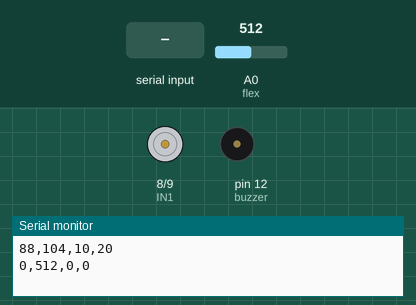
Simulated run of this sketch. Board: Arduino Uno, built with avr-gcc and run on an emulated ATmega328P. Shown: motor-driver pin pairs drawn as motors (green arrow = first pin HIGH = forward, orange = second pin HIGH = backward, longer = more drive, scaled by the enable pin), buzzer (waves = sounding, pin HIGH), the last lines printed to the serial monitor. Inputs (shaded band) come from the test bench; at power-on: A0 (flex) = 512.

Above: at 2.2 s.
2.3 s: "massage" received over Serial
At 6.1 s:
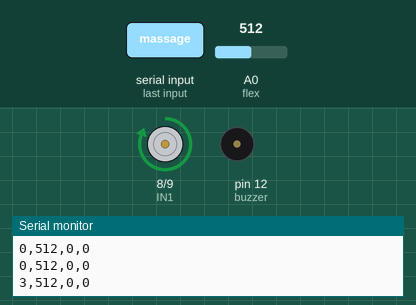
Timing chart, 0 to 7.6 s (numbered marks = the images above; inputs shaded):
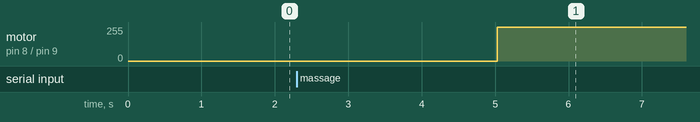

Measured:
- after the input at 2.3 s, motor on pin 8 (IN1) / pin 9 (IN2): stopped → forward 255/255 after 2.7 s

The sketch:

Main_withGUI.ino
```cpp
//Flex Sensor Pin
const int flex = A0;

//Motor Driver Pins
const int ENA = 10;
const int IN1 = 8;
const int IN2 = 9;

//Buzzer Pin
const int buzzer = 12;

//Code constants
const int threshold = 88;
const int good_max = 104;
const int bad_time = 10; // consecutive seconds of bad posture that trigger the buzzer
const int too_long = 20; // consecutive seconds of sitting in the same place (confined posture range) that trigger the buzzer
const int relief = 15;  // consecutive seconds of sitting in the same place (confined posture range) that trigger a 5 second massage
const float scale[] = {130.8128,  146.8324,  164.8138,  174.6141,  195.9977,  220.0000,  246.9417,  261.6256};

//Code variables
int counter = 0;
int how_long = 0;
String mode = "monitor";
int user_state = 0; //0: good posture. 1:bad posture. 2:long sit. 3:massage mode.

void setup() {
  Serial.begin(9600);
  Serial.println(String(threshold) + "," + String(good_max) + "," + String(bad_time) + "," + String(too_long));
  pinMode(flex, INPUT);

  pinMode(ENA, OUTPUT);
  pinMode(IN1, OUTPUT);
  pinMode(IN2, OUTPUT);

  digitalWrite(IN1, LOW);
  digitalWrite(IN2, LOW);

  pinMode(buzzer,OUTPUT);

  delay(1000);
}


void loop() {

//GUI Input
  if(Serial.available()){  //If Serial gets an input
    char message = Serial.read();
    //Serial.println(message);
    if(message == 'a'){
      //Serial.println("Massage mode activated");
      mode = "massage";
      counter = 0;
      how_long = 0;
      user_state = 3;
      startMotor();
      }
    if(message == 'o'){
      //Serial.println("Monitor mode activated");
      mode = "monitor";
      counter = 0;
      how_long = 0;
      user_state = 0;
      digitalWrite(IN1, LOW);
      digitalWrite(IN2, LOW);
      }
    }

int flex_ADC = analogRead(flex);
//Core Code
  if(mode=="monitor") {
     //Serial.print("ADC value: ");
     //Serial.println(flex_ADC);

    if (flex_ADC < threshold) {
      counter += 1;
}

    if (flex_ADC > threshold && counter>0) {
      counter = 0;
      user_state = 0;
}

    if (flex_ADC > threshold && flex_ADC < good_max ) {
      how_long += 1;
}
else {
      how_long = 0;
      user_state = 0;
  }

    //Serial.println("Bad posture for: " + String(counter) + " seconds");
    //Serial.println("Same Posture for: " + String(how_long) + " seconds");

    if (counter >= bad_time) {
      int i = counter-10;
      int f = constrain(i, 0, 7);
      tone(buzzer,scale[f]);
      delay(500);
      noTone(buzzer);
      delay(500);
      user_state = 1;
     }

    if (how_long >= too_long ) {
      tone(buzzer,110);
      delay(500);
      noTone(buzzer);
      delay(500);
      user_state = 2;
     }

    if ( (how_long%relief) == 0 && how_long != 0 && how_long != too_long ) {
      startMotor();
      user_state = 3;
      Serial.println(String(user_state) + "," + String(flex_ADC) + "," + String(counter) + "," + String(how_long));
      massage(5000);
      digitalWrite(IN1, LOW);
      digitalWrite(IN2, LOW);
      user_state = 0;
     }

  delay(1000);

  }

  if(mode=="massage"){
    massage(1000);
    }

    Serial.println(String(user_state) + "," + String(flex_ADC) + "," + String(counter) + "," + String(how_long));
    //Serial.println(user_state);
    //Serial.println(flex_ADC);
    //Serial.println(counter);
    //Serial.println(how_long);
}

void startMotor(){
  digitalWrite(IN1, HIGH);
  digitalWrite(IN2, LOW);
  for (int i = 0; i < 256; i++) {
    analogWrite(ENA, i);
    delay(4);
}
}

void massage(int i) {
    analogWrite(ENA, 255); //Not needed but safer
    //Serial.println("Massaging...");
    delay(i);
  }
```
